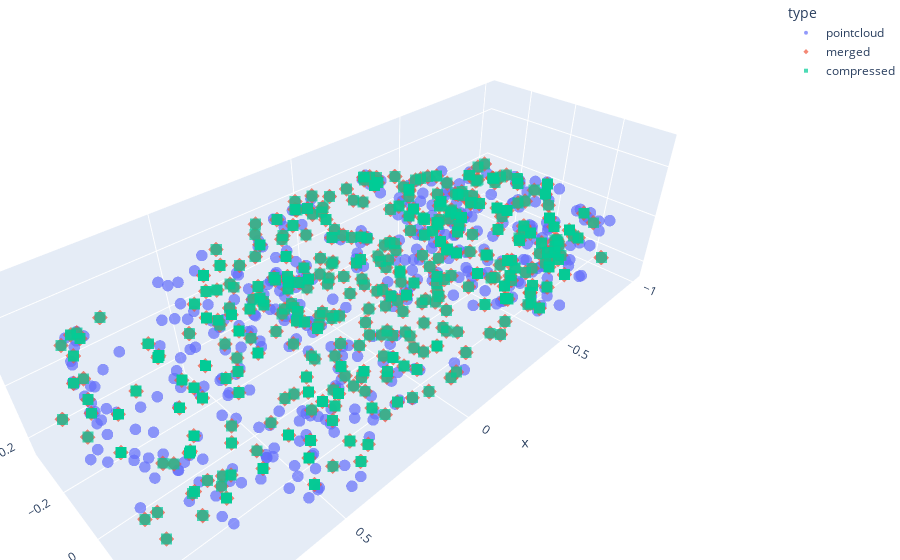

Notebook source saved alongside this figure:
### Code cell
n_sample = 600
k_subsample =  0.4

pointcloud = PointSampler(n_sample)((verts, faces))

norm_pointcloud = torch.from_numpy(Normalize()(pointcloud)).unsqueeze(0)
print(norm_pointcloud.shape)

pmerger, punmerger = fmerge.bipartite_soft_matching(norm_pointcloud,int(n_sample*k_subsample))
pc_merged = pmerger(norm_pointcloud)
pc_compressed = punmerger(pmerger(norm_pointcloud))

pointsize = 4

# pcshow(*norm_pointcloud[0].T, pointsize=pointsize)
# pcshow(*merged[0].T, pointsize=pointsize)
# pcshow(*compressed[0].T, pointsize=pointsize)
pcshowmulti(pointcloud =norm_pointcloud[0], merged = pc_merged[0], compressed = pc_compressed[0],pointsize=4)

### Figure 1 — Plotly figure (JSON) as saved in the notebook; plotly's stock layout.template omitted (floating-point values rounded to 4 significant figures; data arrays with more than 128 entries replaced by an {"elided": "..."} marker saying what was removed)
{"data": [{"hovertemplate": "type=pointcloud<br>x=%{x}<br>y=%{y}<br>z=%{z}<extra></extra>", "legendgroup": "pointcloud", "marker": {"color": "#636efa", "opacity": 0.7, "size": 4, "symbol": "circle"}, "mode": "markers", "name": "pointcloud", "scene": "scene", "showlegend": true, "type": "scatter3d", "x": {"elided": "600 float values"}, "y": {"elided": "600 float values"}, "z": {"elided": "600 float values"}}, {"hovertemplate": "type=merged<br>x=%{x}<br>y=%{y}<br>z=%{z}<extra></extra>", "legendgroup": "merged", "marker": {"color": "#EF553B", "opacity": 0.7, "size": 4, "symbol": "diamond"}, "mode": "markers", "name": "merged", "scene": "scene", "showlegend": true, "type": "scatter3d", "x": {"elided": "360 float values"}, "y": {"elided": "360 float values"}, "z": {"elided": "360 float values"}}, {"hovertemplate": "type=compressed<br>x=%{x}<br>y=%{y}<br>z=%{z}<extra></extra>", "legendgroup": "compressed", "marker": {"color": "#00cc96", "opacity": 0.7, "size": 4, "symbol": "square"}, "mode": "markers", "name": "compressed", "scene": "scene", "showlegend": true, "type": "scatter3d", "x": {"elided": "600 float values"}, "y": {"elided": "600 float values"}, "z": {"elided": "600 float values"}}], "layout": {"legend": {"title": {"text": "type"}, "tracegroupgap": 0}, "margin": {"b": 0, "l": 0, "r": 0, "t": 0}, "scene": {"domain": {"x": [0, 1], "y": [0, 1]}, "xaxis": {"title": {"text": "x"}}, "yaxis": {"title": {"text": "y"}}, "zaxis": {"title": {"text": "z"}}}}}
